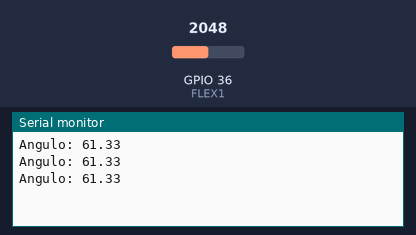
A sketch run on a simulated ESP32. On the bench: the last lines printed to the serial monitor. The test bench sets the inputs (shaded band); at power-on: GPIO 36 (FLEX1) = 2048.

Above: at 1.3 s.
1.4 s: GPIO 36 (FLEX1) set to 2866
At 1.9 s:
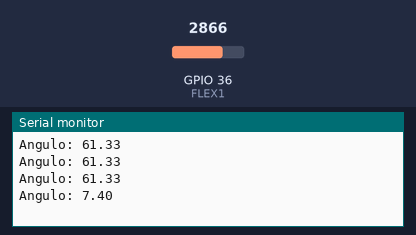
2.9 s: GPIO 36 (FLEX1) set to 3603
At 3.4 s:
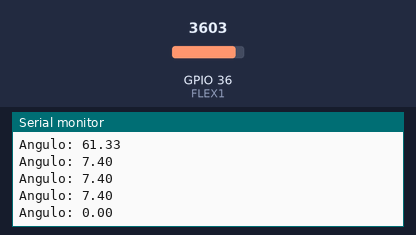
Timing chart, 0 to 5.9 s (numbered marks = the images above; inputs shaded):
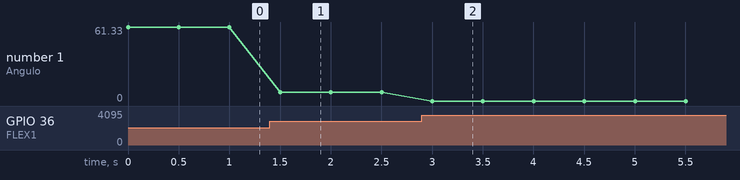

Measured:
- after the input at 1.4 s, the serial monitor: prints a new line after 0.10 s (image 1)
- after the input at 2.9 s, the serial monitor: prints a new line after 0.10 s (image 2)
- plotted number 1: 61.33 → 7.4 after the input at 1.4 s, 7.4 → 0 after the input at 2.9 s

The sketch:

pruebaFlex2024.ino
```cpp
#define FLEX1 36
#define FLEX2 39

float tension = 0;
float angulo = 0;

// Voltage values corresponding to the angles
float V_min = 0.2;  // Voltage at 180 degrees
float V_max = 2.4;  // Voltage at 0 degrees

void setup() {
  pinMode(FLEX1, INPUT);
  pinMode(FLEX2, INPUT);

  Serial.begin(9600);
}

void loop() {
  float flex = analogRead(FLEX1);
  tension = obtenerTension(flex);
  angulo = obtenerAngulo(tension);
  delay(500);  // Delay for readability
}

float obtenerTension(float flex) {
  // Convert the analog reading (0-4095) to a voltage (0-3.3V)
  float tension = (flex * 3.3) / 4095;
  //Serial.print("Tension: ");
  //Serial.println(tension);
  return tension;
}

float obtenerAngulo(float tension) {
  float angulo;

  // Ensure tension is within the expected range for reliable interpolation
  if (tension >= V_min && tension <= V_max) {
    // Calculate the angle using linear interpolation
    angulo = (V_max - tension) / (V_max - V_min) * 180;
  } else {
    angulo = 0;  // Out of range or error
  }

  Serial.print("Angulo: ");
  Serial.println(angulo);

  return angulo;
}
```
